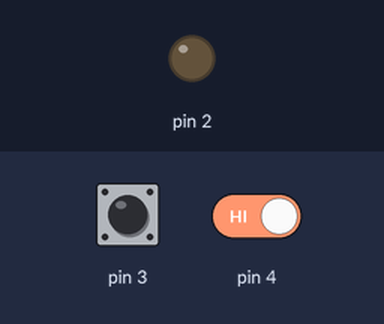
Bench run of a sketch on a simulated Arduino Uno, built with avr-gcc and run on an emulated ATmega328P. Shown: output pins drawn as LEDs (lit = HIGH). The test bench sets the inputs (shaded band); at power-on: pin 4 HIGH, pin 3 HIGH. What the sketch prints to the serial monitor is not drawn.

Above: at 3.8 s.
3.9 s: pin 4 driven LOW
At 6.3 s:
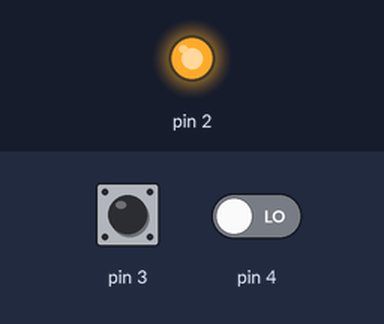
7.5 s: pin 4 driven HIGH
At 10.5 s:
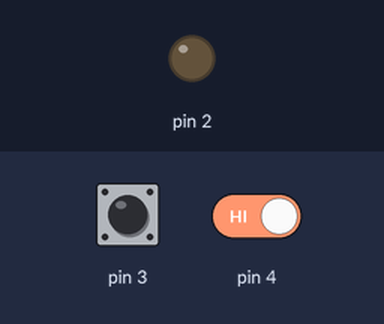
Timing chart, 0 to 12.0 s (numbered marks = the images above; inputs shaded):
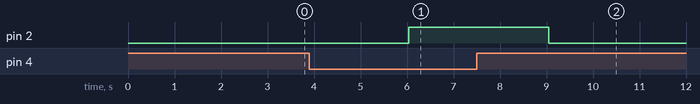

Measured:
- after the input at 3.9 s, pin 2: LOW → HIGH after 2.1 s
- after the input at 7.5 s, pin 2: HIGH → LOW after 1.6 s

The sketch:

C_digo_-_Bolsa_de_Pandora.ino
```cpp
float lumen = 100;
int leitura = 0;
int ligado = true;


void setup()
{
  pinMode(2, OUTPUT);
  pinMode(4, INPUT);
  pinMode(3, INPUT_PULLUP);
  attachInterrupt(digitalPinToInterrupt(3), muda, FALLING);
  Serial.begin(9600);

}

void loop()
{
//digitalWrite(2, HIGH); Teste
//analogWrite(2, lumen); Tetse

  if ((digitalRead(4) != 1) & (ligado == HIGH)){
  leitura = analogRead(A0);
    lumen = map(leitura, 0, 1023, 255, 0);
    analogWrite(2, lumen);
  }
  else {
  digitalWrite(2, LOW);
  }
  Serial.println("Circuito: ");
  Serial.print(ligado);
  Serial.println("Fecho: ");
  Serial.print(digitalRead(4));
  Serial.println("Valor do Sensor de Luz: ");
  Serial.print(leitura);
  Serial.println("Valor da Luminosidade: ");
  Serial.print(lumen);

  delay(3000); // Wait for 300 millisecond(s)*/
}

void muda(){
ligado = !ligado;
delay(10);
}
```
